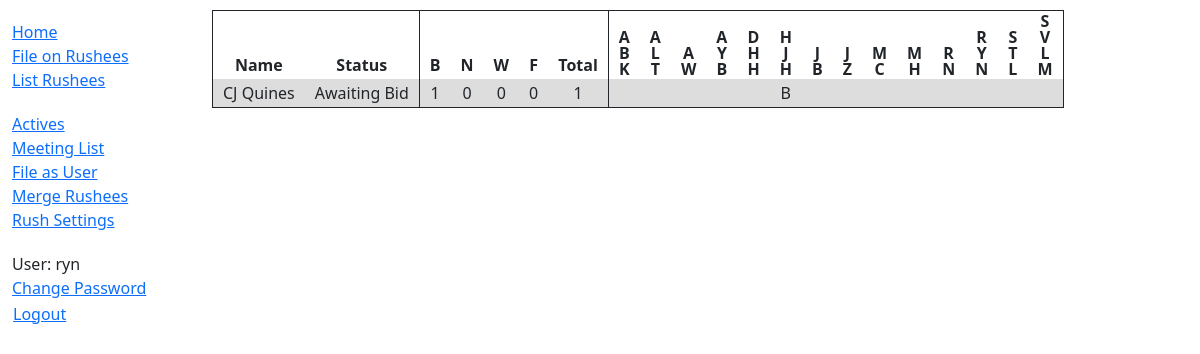
Before: /meeting-list/ (signed in) with the older database file.
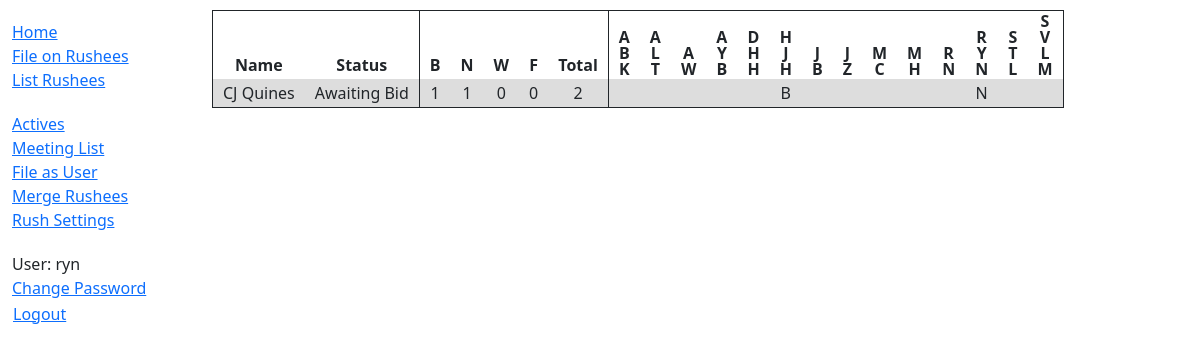
After: the same page with the newer database file.
### rush/models.py (models this page shows, shortened)
class Rushee(models.Model):
    STATUSES = (
        ('n', 'None'),
        ('a', 'Awaiting Bid'),
        ('b', 'Bid Delivered'),
        ('p', 'Pledged'),
    )
    name = models.CharField(max_length=100)
    dorm = models.CharField(max_length=50, null=True, blank=True)
    email = models.EmailField(null=True, blank=True)
    discord = models.CharField(max_length=50, null=True, blank=True)
    phone = models.CharField(max_length=20, null=True, blank=True)
    status = models.CharField(max_length=1, choices=STATUSES, default='None')
    bidder = models.ForeignKey(settings.AUTH_USER_MODEL, on_delete=models.SET_NULL, null=True, blank=True)
    last_contact = models.DateField(null=True, blank=True)
    comments = models.TextField(null=True, blank=True)
    class Meta:
        ordering = ['status', 'name']
    @property
    def filings(self):
        return len(self.filing_set.all())
    @property
    def b(self):
        return len(self.filing_set.filter(type__exact='b'))
    @property
    def n(self):
        return len(self.filing_set.filter(type__exact='n'))
    @property
    def w(self):
        return len(self.filing_set.filter(type__exact='w'))
    @property
    def f(self):
        return len(self.filing_set.filter(type__exact='f'))
    def __str__(self):
        return f'{self.name}'

class Filing(models.Model):
    FILING_TYPES = (
        ('b', 'Bid'),
        ('n', 'No Objection'),
        ('w', 'Weak'),
        ('f', 'Flush'),
    )
    type = models.CharField(max_length=1, choices=FILING_TYPES)
    rushee = models.ForeignKey(Rushee, on_delete=models.CASCADE)
    active = models.ForeignKey(settings.AUTH_USER_MODEL, on_delete=models.CASCADE)

### rush/views.py (the view)
# urls.py: path('meeting-list/', views.MeetingListView, name='meeting-list'),
@login_required
@staff_member_required()
def MeetingListView(request):
    rushees = Rushee.objects.all()
    User = get_user_model()
    actives = User.objects.all()
    actives = sorted(actives, key=lambda x: x.username.lower())
    rows = []
    for i in rushees:
        row = []
        for j in actives:
            file = Filing.objects.filter(rushee=i, active=j)
            if len(file) > 0:
                row.append(file[0].type)
            else:
                row.append('')
        rows.append(row)
    actives = [list(i.username.upper()) for i in actives]
    context = {
        'rushees': zip(rushees, rows),
        'actives': actives,
    }
    return render(request, 'rush/meeting_list.html', context=context)

### rush/templates/rush/meeting_list.html
{% extends "base_generic.html" %}
{% block content %}
    <table class="table-fancy">
        <tr>
        <th>Name</th>
            <th>Status</th>
            <th style="border-left: 1px solid;">B</th>
            <th>N</th>
            <th>W</th>
            <th>F</th>
            <th style="border-right: 1px solid;">Total</th>
            {% for active in actives %}
                <th style="line-height: 1">
                {% for i in active %}
                    {{ i }} <br>
                {% endfor %}
                </th>
            {% endfor %}
        </tr>
        {% for rushee, row in rushees %}
            <tr>
                <td>{{ rushee }}</td>
                <td>{{ rushee.get_status_display }}</td>
                <td style="border-left: 1px solid;">{{ rushee.b }}</td>
                <td>{{ rushee.n }}</td>
                <td>{{ rushee.w }}</td>
                <td>{{ rushee.f }}</td>
                <td style="border-right: 1px solid;">{{ rushee.filings }}</td>
                {% for i in row %}
                    <td>{{ i|upper }}</td>
                {% endfor %}
            </tr>
        {% endfor %}
    </table>
{% endblock %}

Changed rows visible on the page:
changed Rushee "CJ Quines": n "0" → "1"; filings "1" → "2"
Other visible differences:
new list line: "N"
